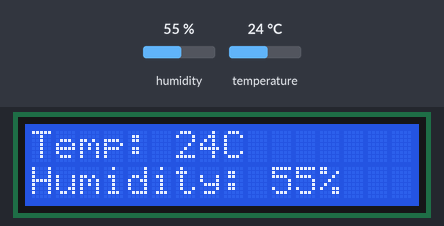
The sketch below on a simulated Arduino Uno, built with avr-gcc and run on an emulated ATmega328P. Parts: 16×2 character LCD. The inputs (shaded band) are chosen by the test bench; at power-on: humidity 55 %, temperature 24 °C.

Above: at 3.2 s.
3.3 s: humidity set to 22 %
At 5.6 s:
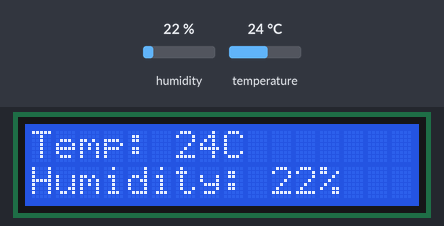
6.0 s: temperature set to 12 °C
At 7.0 s:
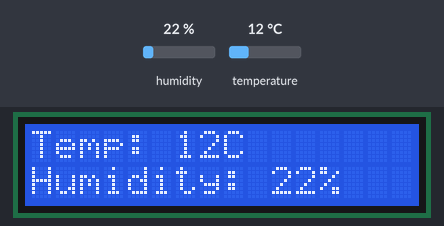
8.7 s: humidity set to 40 %
At 11.1 s:
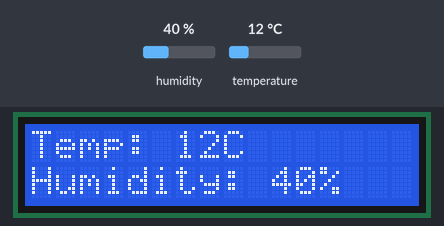
11.7 s: temperature set to 19 °C
At 12.5 s:
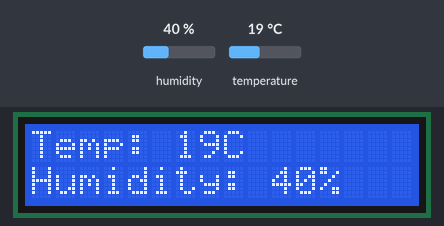
Timing chart, 0 to 14.7 s (numbered marks = the images above; inputs shaded):
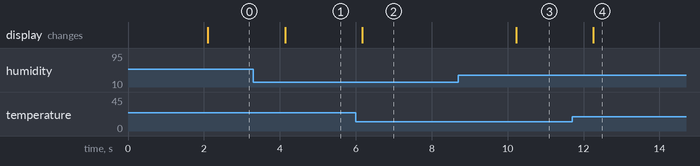

The sketch:

skatch.ino
```cpp
#include <DHT.h>
#include <Wire.h>
#include <LiquidCrystal_I2C.h>

#define dhtpin 2
#define dhttype DHT22

DHT dht(dhtpin, dhttype);

LiquidCrystal_I2C lcd(0x27, 16, 2);
void setup() {
  // put your setup code here, to run once:
  Serial.begin(9600);

  // Initialize DHT sensor
  dht.begin();

  // Initialize LCD
  lcd.begin(16, 2);
  lcd.print("DHT22 Readings");

  delay(2000);

}

void loop() {
  // put your main code here, to run repeatedly:
  float humidity = dht.readHumidity();
  float temperature = dht.readTemperature();

  if (isnan(humidity) || isnan(temperature)) {
    lcd.clear();
    lcd.print("Failed to read DHT");
    return;
  }

  lcd.clear();

  // Display temperature and humidity
  lcd.setCursor(0, 0);
  lcd.print("Temp: ");
  lcd.print(int(temperature));
  lcd.print("C");

  lcd.setCursor(0, 1);
  lcd.print("Humidity: ");
  lcd.print(int(humidity));
  lcd.print("%");

  delay(2000);

}
// https://wokwi.com/projects/422689455679093761
```

Measured:
- after the input at 3.3 s, the display: changes after 0.84 s (image 1)
- after the input at 6.0 s, the display: changes after 0.17 s (image 2)
- after the input at 8.7 s, the display: changes after 1.5 s (image 3)
- after the input at 11.7 s, the display: changes after 0.56 s (image 4)
